Frame 1 (no input): blank canvas, image omitted
Frame 60 (the mouse pressed at the canvas centre just before this capture): blank canvas, image omitted
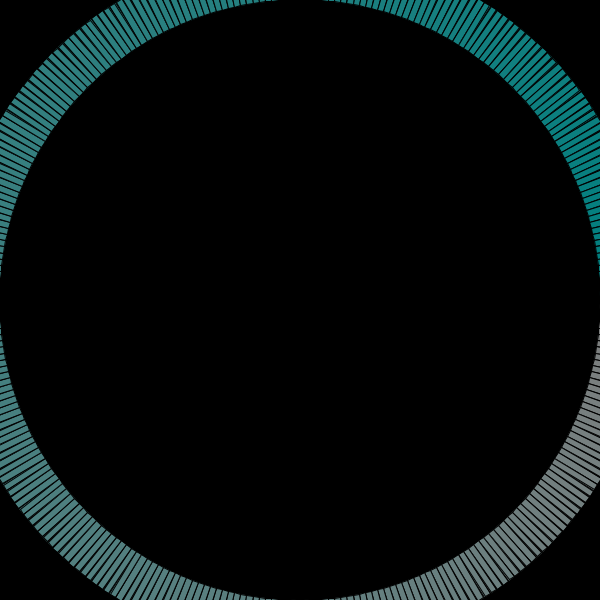
Frame 120 (the mouse held since frame 60 and released just before this capture)

The Processing sketch whose frames 1 and 60 were blank and that drew this single picture after the mouse press (run headless with seeded random() and noise(); from frame 60 on, the mouse is pressed at the canvas centre):

// Processing sketch: WEEK5
// ── WEEK5.pde
int total = 20;
float angle = 0;
float radius = 200;
float wide = 0;
float tall = 50;
float kolor = 0;

void setup()
{
  size(600,600);
  rectMode(CENTER);
  colorMode(HSB,100,100,100);
}

void draw()
{
  background(0);
  
  total = mouseX;
  radius = mouseY;
  
  angle = TWO_PI/total;
  
  wide = dist(radius*cos(0), radius*sin(0), radius*cos(angle), radius*sin(angle));
  
  for(float i=0;i<TWO_PI;i+=angle)
  {
    kolor = map(i,0,TWO_PI,0,100);
    
    //fill(kolor,100,100);
    //fill(100,100,kolor);
    fill(50,kolor,50);
    
    push();
    
    //translate(width/2,height/2);
    //translate(radius*cos(angle)+width/2,radius*sin(angle)+height/2);
    //translate(width/2,radius*sin(angle)+height/2);
    //translate(radius+cos(angle)*width/2,height/2);
    //translate(radius*10+width/2,radius*sin(angle)+height/2);
    //translate(radius*cos(angle)+height/2,radius*sin(angle)+height/2);
    //translate(radius*cos(i)+height/2,radius*sin(i)+height/2);
    translate((radius+tall*0.5)*cos(i)+height/2,(radius+tall*0.5)*sin(i)+height/2);
        
    rotate(i);
    
    //ellipse(width/2,height/2,10,10);
    //ellipse(0,0,50,50);
    
    //rect(0,0,20,40);
    //rect(0,0,30,wide);
    rect(0,0,tall,wide);
    
  pop();
  }
  //angle += 0.1;
}
